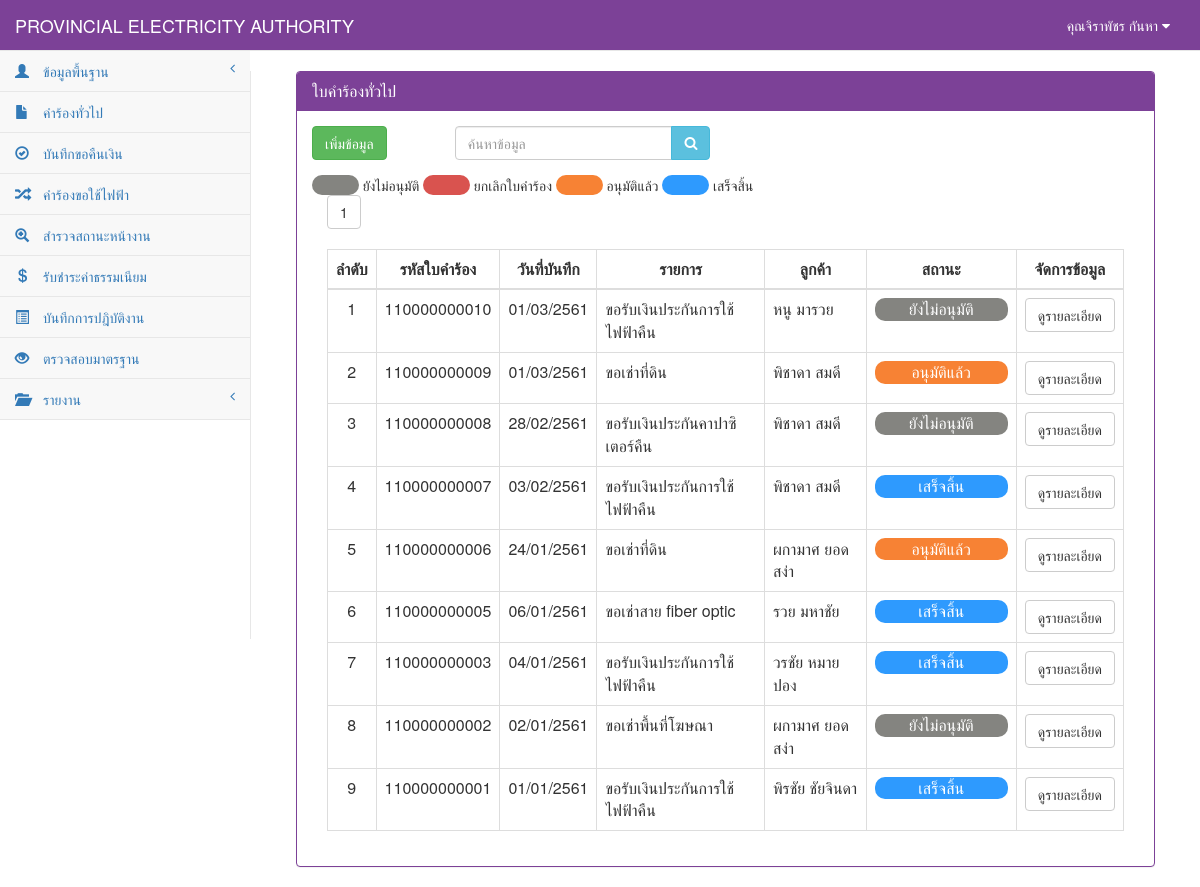
/RequestGeneral_show.php (signed in), run on the app's committed database.
### tables this page shows
CREATE TABLE `tb_user` (
  `user_id` char(13) NOT NULL,
  `user_code` char(13) NOT NULL,
  `user_first` int(1) NOT NULL,
  `user_name` varchar(50) NOT NULL,
  `user_last` varchar(50) NOT NULL,
  `user_add` text NOT NULL,
  `user_tel` char(10) NOT NULL,
  `user_pos` int(1) NOT NULL,
  `user_pass` varchar(12) NOT NULL,
  PRIMARY KEY  (`user_id`)
);

CREATE TABLE `tb_general` (
  `rg_id` char(12) NOT NULL,
  `rg_date` date NOT NULL,
  `rg_branch` varchar(50) NOT NULL,
  `user_id` char(13) NOT NULL,
  `cus_id` char(13) NOT NULL,
  `rg_place_type` int(1) NOT NULL,
  `rg_place_other` varchar(50) NOT NULL,
  `rg_place_name` varchar(50) NOT NULL,
  `rg_place_homeid` varchar(20) NOT NULL,
  `rg_place_number` varchar(20) NOT NULL,
  `rg_place_village` varchar(20) NOT NULL,
  `rg_place_room` varchar(10) NOT NULL,
  `rg_place_floor` varchar(5) NOT NULL,
  `rg_place_alley` varchar(50) NOT NULL,
  `rg_place_alleyway` varchar(50) NOT NULL,
  `rg_place_road` varchar(50) NOT NULL,
  `rg_place_villno` varchar(2) NOT NULL,
  `rg_place_district` varchar(30) NOT NULL,
  `rg_place_canton` varchar(30) NOT NULL,
  `rg_place_province` varchar(30) NOT NULL,
  `rg_place_post` varchar(10) NOT NULL,
  `rg_place_tel` char(10) NOT NULL,
  `rg_place_fax` char(10) NOT NULL,
  `rg_place_email` varchar(30) NOT NULL,
  `rg_place_service` varchar(10) NOT NULL,
  `rg_contact_place` varchar(100) NOT NULL,
  `rg_contact_homeid` varchar(20) NOT NULL,
  `rg_contact_number` varchar(20) NOT NULL,
  `rg_contact_village` varchar(20) NOT NULL,
  `rg_contact_room` varchar(10) NOT NULL,
  `rg_contact_floor` varchar(5) NOT NULL,
  `rg_contact_alley` varchar(50) NOT NULL,
  `rg_contact_alleyway` varchar(50) NOT NULL,
  `rg_contact_road` varchar(50) NOT NULL,
  `rg_contact_villno` varchar(2) NOT NULL,
  `rg_contact_district` varchar(30) NOT NULL,
  `rg_contact_canton` varchar(30) NOT NULL,
  `rg_contact_province` varchar(30) NOT NULL,
  `rg_contact_post` varchar(10) NOT NULL,
  `rg_contact_tel` char(10) NOT NULL,
  `rg_contact_fax` char(10) NOT NULL,
  `rg_contact_email` varchar(30) NOT NULL,
  `rg_want_type` int(2) NOT NULL,
  `rg_want_other` varchar(100) NOT NULL,
  `rg_detail` varchar(100) NOT NULL,
  `rg_money` int(5) NOT NULL,
  `rg_status` int(1) NOT NULL,
  `rg_date_back` date default NULL,
  PRIMARY KEY  (`rg_id`)
);

CREATE TABLE `tb_customer` (
  `cus_id` char(13) NOT NULL,
  `cus_first` int(2) NOT NULL,
  `cus_name` varchar(50) NOT NULL,
  `cus_type` varchar(30) NOT NULL,
  `cus_code` char(9) NOT NULL,
  `cus_tax` char(13) NOT NULL,
  `cus_homeid` varchar(20) NOT NULL,
  `cus_number` varchar(20) NOT NULL,
  `cus_village` varchar(20) NOT NULL,
  `cus_room` varchar(10) NOT NULL,
  `cus_floor` varchar(5) NOT NULL,
  `cus_alley` varchar(50) NOT NULL,
  `cus_alleyway` varchar(50) NOT NULL,
  `cus_road` varchar(50) NOT NULL,
  `cus_vilno` varchar(2) NOT NULL,
  `cus_district` varchar(30) NOT NULL,
  `cus_canton` varchar(30) NOT NULL,
  `cus_province` varchar(30) NOT NULL,
  `cus_post` varchar(10) NOT NULL,
  `cus_tel` char(10) NOT NULL,
  `cus_fax` char(10) NOT NULL,
  `cus_email` varchar(30) NOT NULL,
  PRIMARY KEY  (`cus_id`)
);

### connect_db.php (called while the page is built, shortened)
<?php
$dbname="pea";
$limit=10;
?>

### RequestGeneral_show.php (the view, shortened to what this page needs)
<?php
include "connect_db.php";
function Dateim($mydate){
    $d=split("-",$mydate);
    $mydate=$d[2]."/".$d[1]."/".($d[0]+543);
    return "$mydate";
}
?>
<!DOCTYPE html>
<html>
<head>
    <link href="vendor/bootstrap/css/bootstrap.css" rel="stylesheet">
    <link href="vendor/metisMenu/metisMenu.css" rel="stylesheet">
    <link href="dist/css/sb-admin-2.css" rel="stylesheet">
    <link href="vendor/font-awesome/css/font-awesome.css" rel="stylesheet" type="text/css">
</head>
<body>
<?php include "header.php";?>
<?php
    include"sidebar.php";
?>
    <div id="page-wrapper">
        <div class="col-sm-12 ">
            <div class="panel panel-primary">
                <div class="panel-heading">
                    <h2 class="panel-title">ใบคำร้องทั่วไป</h2>
                </div>
            <div class="panel-body">
                <div class="row">
                    <div class="col-sm-2">
                        <a href="RequestGeneral.php"><input type="button" value="เพิ่มข้อมูล" class="btn  btn-success"></a>
                    </div>
                    <div class="col-sm-4">
                        <form name="frmSearch" method="POST">
                            <div class="form-group input-group">
                                <input type="search" name="search" class="form-control" placeholder="ค้นหาข้อมูล">
                                <span class="input-group-btn">
                                    <button class="btn btn-info" type="submit" style="height:34px;"><i class="fa fa-search"></i></button>
                                </span>
                            </div>
                        </form>
                    </div>
                </div>
                <div class="row">
                    <div class="col-md-12">
                        <span style="background-color: #848480; border-radius:10px;">&nbsp;&nbsp;&nbsp;&nbsp;&nbsp;&nbsp;&nbsp;&nbsp;&nbsp;&nbsp;&nbsp;&nbsp;</span>
                        <span>ยังไม่อนุมัติ</span>
                        <span style="background-color: #d9534f; border-radius:10px;">&nbsp;&nbsp;&nbsp;&nbsp;&nbsp;&nbsp;&nbsp;&nbsp;&nbsp;&nbsp;&nbsp;&nbsp;</span>
                        <span>ยกเลิกใบคำร้อง</span>
                        <span style="background-color: #F78234; border-radius:10px;">&nbsp;&nbsp;&nbsp;&nbsp;&nbsp;&nbsp;&nbsp;&nbsp;&nbsp;&nbsp;&nbsp;&nbsp;</span>
                        <span>อนุมัติแล้ว</span>
                        <span style="background-color: #2E9AFE; border-radius:10px;">&nbsp;&nbsp;&nbsp;&nbsp;&nbsp;&nbsp;&nbsp;&nbsp;&nbsp;&nbsp;&nbsp;&nbsp;</span>
                        <span>เสร็จสิ้น</span>
                    </div>
                </div>
            <div class="col-sm-12">
                <div class="table-responsive">
                    <?php
                        $sql_all_rows="select * from tb_general order by rg_id";
                        $result_all_rows=mysql_db_query($dbname,$sql_all_rows);
                        $rows=mysql_num_rows($result_all_rows);
                        $total_page=ceil($rows/$limit);
                        if($_GET[start]==""){ $start="1"; }else{ $start=$_GET[start]; }
                    ?>
                    <?php
                    for($i=1;$i<=$total_page;$i++){
                            if($start==$i){
                                    echo "<a href='RequestGeneral_show.php?start=".$i."&limit=".$limit."'><button class='btn btn-default '>".$i."</button></a>&nbsp;";
                            }else{
                                    echo "<a href='RequestGeneral_show.php?start=".$i."&limit=".$limit."' c><button class='btn btn-default active'>".$i."</button></a>&nbsp;";
                            }
                    }
                    ?> <br><br>
                    <table width="100%" class="table table-bordered table-hover">
                        <thead>
                            <tr>
                                <th class=" text-center" >ลำดับ</th>
                                <th class=" text-center" >รหัสใบคำร้อง</th>
                                <th class=" text-center" >วันที่บันทึก</th>
                                <th class=" text-center" >รายการ</th>
                                <th class=" text-center" >ลูกค้า</th>
                                <th class=" text-center" style="min-width: 150"  >สถานะ</th>
                                <th class=" text-center">จัดการข้อมูล</th>
                            </tr>
                        </thead>
                            <tbody>
                            <?php
                                if($_GET[start]=="" || $_GET[start]=="1"){
                                        $page="0";
                                }else{
                                        $page=($_GET[start]-1)*$limit;
                                }
                                $sql="select * from tb_general where rg_id like '%".$_POST[search]."%' order by rg_id desc limit $page,$limit ";
                                $result=mysql_db_query($dbname,$sql);
                                    if(mysql_num_rows($result)>0){
                                        while($array=mysql_fetch_array($result)){
                                            $page++;
                                            $sqlcus="select * from tb_customer where cus_id='".$array[cus_id]."'";
                                            $resultcus=mysql_db_query($dbname,$sqlcus);
                                            $arraycus=mysql_fetch_array($resultcus);
                                            if($array[rg_want_type]==0){
                                                $want="ขอรับเงินประกันการใช้ไฟฟ้าคืน";
                                            }elseif($array[rg_want_type]==1){
                                                $want="ขอรับเงินประกันคาปาซิเตอร์คืน";
                                            }elseif($array[rg_want_type]==2){
                                                $want="ขอรับเงินประกันหม้อแปลงไฟฟ้าคืน";
                                            }elseif($array[rg_want_type]==3){
                                                $want="ขอรับค่าขยายเขตระบบจำหน่ายไฟฟ้าคืน";
                                            }elseif($array[rg_want_type]==4){
                                                $want="ขอใช้บริการพิมพ์โฆษณาหลังใบแจ้งหนี้";
                                            }elseif($array[rg_want_type]==5){
                                                $want="ขอชำระเงินค่าไฟฟ้าโดยหักจากบัญชีเงินฝากธนาคาร";
                                            }elseif($array[rg_want_type]==6){
                                                $want="ขอเช่าพื้นที่โฆษณา";
                                            }elseif($array[rg_want_type]==7){
                                                $want="ขอเช่าพาดสายโทรนาคม";
                                            }elseif($array[rg_want_type]==8){
                                                $want="ขอเช่าสาย fiber optic";
                                            }elseif($array[rg_want_type]==9){
                                                $want="ขอเช่าที่ดิน";
                                            }elseif($array[rg_want_type]==10){
                                                $want="ขอซื้อที่ดิน";
                                            }elseif($array[rg_want_type]==11){
                                                $want="ขอใช้ไฟฟ้าที่ กฟภ. สนับสนุน";
                                            }else{
                                               $want=$array[rg_want_other];
                                            }
                                            if($array[rg_status]==0){
                                                $status="#848480";
                                                $label="ยังไม่อนุมัติ";
                                            }elseif($array[rg_status]==1){
                                               $status="#F78234";
                                               $label="อนุมัติแล้ว";
                                            }elseif($array[rg_status]==2){
                                               $status="#d9534f";
                                              $label="ยกเลิกใบคำร้อง";
                                            }elseif($array[rg_status]==3){
                                              $status="#2E9AFE";
                                               $label="เสร็จสิ้น";
                                            }
                            ?>
                                    <tr>
                                        <td class="text-center"><?=$page?></td>
                                            <td class=" text-center"><?=$array[rg_id]?></td>
                                            <td class=" text-center"><?= Dateim($array[rg_date]);?></td>
                                            <td class=" text-left"><?=$want?></td>
                                            <td class="text-left"><?=$arraycus[cus_name]?></td>
                                            <td class="text-center"><div style="border-radius:10px; background-color: <?=$status?>; color: white;"><?=$label?></div></td>
                                            <td align="center">
                                                <div class="btn-group">
                                                    <a class="btn btn-default" href="RequestGeneral_detail.php?rg_id=<?=$array[rg_id]?>" >ดูรายละเอียด</a>
                                                </div>
                                            </td>
                                    </tr>
                                    <?php
                                        }
                                            }else{
                                    ?>
                                    <tr><td colspan="8" align="center">ไม่พบข้อมูล</td></tr>
                                    <?
                                            }
                                    ?>
                            </tbody>
                    </table>
                </div>
            </div>
        </div>
        </div>
    </div>
</div>
</body>
</html>

### header.php (shortened to what this page needs)
<?php
$sqluser="select *from tb_user where user_id='".$_SESSION[loginid]."'";
$reuser=mysql_db_query($dbname,$sqluser);
$user=mysql_fetch_array($reuser);
?>
<nav style="background-color:#7c4197;" class="navbar navbar-default navbar-static-top" role="navigation" style="margin-bottom: 0" >
            <div class="navbar-header" >
                <a class="navbar-brand" style="color: White" href="index.php">PROVINCIAL ELECTRICITY AUTHORITY</a>
            </div>
            <ul class="nav navbar-top-links navbar-right" >
                 <li class="dropdown">
                     <a style="color: White" class="dropdown-toggle" data-toggle="dropdown" href="#">
                        คุณ<?=$user[user_name]?> <?=$user[user_last]?>
                        <i class="fa fa-caret-down"></i>
                    </a>
                </li>
            </ul>

### data on the page
tb_user: user_name "จิราพัชร", user_last "กันหา"
tb_general: rg_id "110000000010", rg_date "01/03/2561", rg_want_type "ขอรับเงินประกันการใช้ไฟฟ้าคืน", cus.cus_name "หนู มารวย", rg_status "ยังไม่อนุมัติ"
tb_general: rg_id "110000000009", rg_date "01/03/2561", rg_want_type "ขอเช่าที่ดิน", cus.cus_name "พิชาดา สมดี", rg_status "อนุมัติแล้ว"
tb_general: rg_id "110000000008", rg_date "28/02/2561", rg_want_type "ขอรับเงินประกันคาปาซิเตอร์คืน", cus.cus_name "พิชาดา สมดี", rg_status "ยังไม่อนุมัติ"
tb_general: rg_id "110000000007", rg_date "03/02/2561", rg_want_type "ขอรับเงินประกันการใช้ไฟฟ้าคืน", cus.cus_name "พิชาดา สมดี", rg_status "เสร็จสิ้น"
tb_general: rg_id "110000000006", rg_date "24/01/2561", rg_want_type "ขอเช่าที่ดิน", cus.cus_name "ผกามาศ ยอดสง่า", rg_status "อนุมัติแล้ว"
tb_general: rg_id "110000000005", rg_date "06/01/2561", rg_want_type "ขอเช่าสาย fiber optic", cus.cus_name "รวย มหาชัย", rg_status "เสร็จสิ้น"
tb_general: rg_id "110000000003", rg_date "04/01/2561", rg_want_type "ขอรับเงินประกันการใช้ไฟฟ้าคืน", cus.cus_name "วรชัย หมายปอง", rg_status "เสร็จสิ้น"
tb_general: rg_id "110000000002", rg_date "02/01/2561", rg_want_type "ขอเช่าพื้นที่โฆษณา", cus.cus_name "ผกามาศ ยอดสง่า", rg_status "ยังไม่อนุมัติ"
tb_general: rg_id "110000000001", rg_date "01/01/2561", rg_want_type "ขอรับเงินประกันการใช้ไฟฟ้าคืน", cus.cus_name "พิรชัย ชัยจินดา", rg_status "เสร็จสิ้น"
